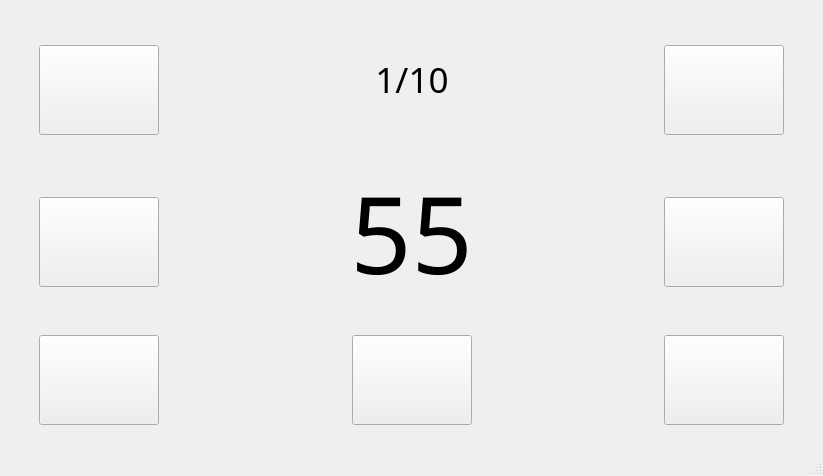
<?xml version="1.0" encoding="UTF-8"?>
<ui version="4.0">
 <class>MainWindow</class>
 <widget class="QMainWindow" name="MainWindow">
  <property name="geometry">
   <rect>
    <x>0</x>
    <y>0</y>
    <width>823</width>
    <height>476</height>
   </rect>
  </property>
  <property name="minimumSize">
   <size>
    <width>480</width>
    <height>320</height>
   </size>
  </property>
  <property name="maximumSize">
   <size>
    <width>4800</width>
    <height>3200</height>
   </size>
  </property>
  <property name="windowTitle">
   <string>MainWindow</string>
  </property>
  <widget class="QWidget" name="centralwidget">
   <layout class="QHBoxLayout" name="horizontalLayout_4">
    <item>
     <spacer name="horizontalSpacer_5">
      <property name="orientation">
       <enum>Qt::Horizontal</enum>
      </property>
      <property name="sizeType">
       <enum>QSizePolicy::Minimum</enum>
      </property>
      <property name="sizeHint" stdset="0">
       <size>
        <width>30</width>
        <height>20</height>
       </size>
      </property>
     </spacer>
    </item>
    <item>
     <layout class="QVBoxLayout" name="verticalLayout">
      <item>
       <spacer name="verticalSpacer">
        <property name="orientation">
         <enum>Qt::Vertical</enum>
        </property>
        <property name="sizeHint" stdset="0">
         <size>
          <width>20</width>
          <height>20</height>
         </size>
        </property>
       </spacer>
      </item>
      <item>
       <layout class="QHBoxLayout" name="horizontalLayout_3">
        <item>
         <widget class="QPushButton" name="button_menu">
          <property name="minimumSize">
           <size>
            <width>120</width>
            <height>90</height>
           </size>
          </property>
          <property name="maximumSize">
           <size>
            <width>85</width>
            <height>70</height>
           </size>
          </property>
          <property name="font">
           <font>
            <pointsize>16</pointsize>
           </font>
          </property>
          <property name="whatsThis">
           <string/>
          </property>
          <property name="accessibleName">
           <string/>
          </property>
          <property name="layoutDirection">
           <enum>Qt::LeftToRight</enum>
          </property>
          <property name="autoFillBackground">
           <bool>false</bool>
          </property>
          <property name="text">
           <string/>
          </property>
          <property name="iconSize">
           <size>
            <width>150</width>
            <height>150</height>
           </size>
          </property>
          <property name="autoRepeatInterval">
           <number>100</number>
          </property>
          <property name="autoDefault">
           <bool>false</bool>
          </property>
          <property name="default">
           <bool>false</bool>
          </property>
          <property name="flat">
           <bool>false</bool>
          </property>
         </widget>
        </item>
        <item>
         <spacer name="horizontalSpacer">
          <property name="orientation">
           <enum>Qt::Horizontal</enum>
          </property>
          <property name="sizeHint" stdset="0">
           <size>
            <width>40</width>
            <height>20</height>
           </size>
          </property>
         </spacer>
        </item>
        <item>
         <layout class="QVBoxLayout" name="verticalLayout_2">
          <item>
           <spacer name="verticalSpacer_8">
            <property name="orientation">
             <enum>Qt::Vertical</enum>
            </property>
            <property name="sizeHint" stdset="0">
             <size>
              <width>20</width>
              <height>40</height>
             </size>
            </property>
           </spacer>
          </item>
          <item>
           <widget class="QLabel" name="coll_params">
            <property name="font">
             <font>
              <family>Siemens AD Sans</family>
              <pointsize>26</pointsize>
             </font>
            </property>
            <property name="text">
             <string>1/10</string>
            </property>
            <property name="alignment">
             <set>Qt::AlignCenter</set>
            </property>
           </widget>
          </item>
          <item>
           <spacer name="verticalSpacer_7">
            <property name="orientation">
             <enum>Qt::Vertical</enum>
            </property>
            <property name="sizeHint" stdset="0">
             <size>
              <width>20</width>
              <height>40</height>
             </size>
            </property>
           </spacer>
          </item>
         </layout>
        </item>
        <item>
         <spacer name="horizontalSpacer_2">
          <property name="orientation">
           <enum>Qt::Horizontal</enum>
          </property>
          <property name="sizeHint" stdset="0">
           <size>
            <width>40</width>
            <height>20</height>
           </size>
          </property>
         </spacer>
        </item>
        <item>
         <widget class="QPushButton" name="button_sort">
          <property name="minimumSize">
           <size>
            <width>120</width>
            <height>90</height>
           </size>
          </property>
          <property name="maximumSize">
           <size>
            <width>85</width>
            <height>70</height>
           </size>
          </property>
          <property name="font">
           <font>
            <pointsize>16</pointsize>
           </font>
          </property>
          <property name="whatsThis">
           <string/>
          </property>
          <property name="accessibleName">
           <string/>
          </property>
          <property name="layoutDirection">
           <enum>Qt::LeftToRight</enum>
          </property>
          <property name="autoFillBackground">
           <bool>false</bool>
          </property>
          <property name="text">
           <string/>
          </property>
          <property name="autoRepeatInterval">
           <number>100</number>
          </property>
          <property name="autoDefault">
           <bool>false</bool>
          </property>
          <property name="default">
           <bool>false</bool>
          </property>
          <property name="flat">
           <bool>false</bool>
          </property>
         </widget>
        </item>
       </layout>
      </item>
      <item>
       <spacer name="verticalSpacer_4">
        <property name="orientation">
         <enum>Qt::Vertical</enum>
        </property>
        <property name="sizeType">
         <enum>QSizePolicy::Minimum</enum>
        </property>
        <property name="sizeHint" stdset="0">
         <size>
          <width>20</width>
          <height>13</height>
         </size>
        </property>
       </spacer>
      </item>
      <item>
       <layout class="QHBoxLayout" name="horizontalLayout_2">
        <item>
         <widget class="QPushButton" name="button_minus">
          <property name="minimumSize">
           <size>
            <width>120</width>
            <height>90</height>
           </size>
          </property>
          <property name="maximumSize">
           <size>
            <width>85</width>
            <height>70</height>
           </size>
          </property>
          <property name="font">
           <font>
            <pointsize>26</pointsize>
           </font>
          </property>
          <property name="text">
           <string/>
          </property>
          <property name="autoRepeatInterval">
           <number>100</number>
          </property>
         </widget>
        </item>
        <item>
         <spacer name="horizontalSpacer_3">
          <property name="orientation">
           <enum>Qt::Horizontal</enum>
          </property>
          <property name="sizeHint" stdset="0">
           <size>
            <width>40</width>
            <height>20</height>
           </size>
          </property>
         </spacer>
        </item>
        <item>
         <widget class="QLabel" name="value">
          <property name="font">
           <font>
            <family>Siemens AD Sans</family>
            <pointsize>80</pointsize>
           </font>
          </property>
          <property name="text">
           <string>55</string>
          </property>
          <property name="alignment">
           <set>Qt::AlignCenter</set>
          </property>
         </widget>
        </item>
        <item>
         <spacer name="horizontalSpacer_4">
          <property name="orientation">
           <enum>Qt::Horizontal</enum>
          </property>
          <property name="sizeHint" stdset="0">
           <size>
            <width>40</width>
            <height>20</height>
           </size>
          </property>
         </spacer>
        </item>
        <item>
         <widget class="QPushButton" name="button_plus">
          <property name="minimumSize">
           <size>
            <width>120</width>
            <height>90</height>
           </size>
          </property>
          <property name="maximumSize">
           <size>
            <width>85</width>
            <height>70</height>
           </size>
          </property>
          <property name="font">
           <font>
            <pointsize>26</pointsize>
           </font>
          </property>
          <property name="text">
           <string/>
          </property>
          <property name="autoRepeatInterval">
           <number>100</number>
          </property>
         </widget>
        </item>
       </layout>
      </item>
      <item>
       <spacer name="verticalSpacer_3">
        <property name="orientation">
         <enum>Qt::Vertical</enum>
        </property>
        <property name="sizeType">
         <enum>QSizePolicy::Minimum</enum>
        </property>
        <property name="sizeHint" stdset="0">
         <size>
          <width>20</width>
          <height>13</height>
         </size>
        </property>
       </spacer>
      </item>
      <item>
       <layout class="QHBoxLayout" name="horizontalLayout">
        <item>
         <widget class="QPushButton" name="button_left">
          <property name="minimumSize">
           <size>
            <width>120</width>
            <height>90</height>
           </size>
          </property>
          <property name="maximumSize">
           <size>
            <width>85</width>
            <height>70</height>
           </size>
          </property>
          <property name="font">
           <font>
            <pointsize>26</pointsize>
           </font>
          </property>
          <property name="text">
           <string/>
          </property>
          <property name="iconSize">
           <size>
            <width>150</width>
            <height>150</height>
           </size>
          </property>
          <property name="autoRepeatInterval">
           <number>100</number>
          </property>
         </widget>
        </item>
        <item>
         <spacer name="horizontalSpacer_7">
          <property name="orientation">
           <enum>Qt::Horizontal</enum>
          </property>
          <property name="sizeHint" stdset="0">
           <size>
            <width>40</width>
            <height>20</height>
           </size>
          </property>
         </spacer>
        </item>
        <item>
         <widget class="QPushButton" name="button_run">
          <property name="minimumSize">
           <size>
            <width>120</width>
            <height>90</height>
           </size>
          </property>
          <property name="maximumSize">
           <size>
            <width>85</width>
            <height>70</height>
           </size>
          </property>
          <property name="font">
           <font>
            <pointsize>26</pointsize>
           </font>
          </property>
          <property name="text">
           <string/>
          </property>
          <property name="iconSize">
           <size>
            <width>150</width>
            <height>150</height>
           </size>
          </property>
          <property name="autoRepeatInterval">
           <number>100</number>
          </property>
         </widget>
        </item>
        <item>
         <spacer name="horizontalSpacer_8">
          <property name="orientation">
           <enum>Qt::Horizontal</enum>
          </property>
          <property name="sizeHint" stdset="0">
           <size>
            <width>40</width>
            <height>20</height>
           </size>
          </property>
         </spacer>
        </item>
        <item>
         <widget class="QPushButton" name="button_right">
          <property name="minimumSize">
           <size>
            <width>120</width>
            <height>90</height>
           </size>
          </property>
          <property name="maximumSize">
           <size>
            <width>85</width>
            <height>70</height>
           </size>
          </property>
          <property name="font">
           <font>
            <pointsize>26</pointsize>
           </font>
          </property>
          <property name="text">
           <string/>
          </property>
          <property name="iconSize">
           <size>
            <width>150</width>
            <height>150</height>
           </size>
          </property>
          <property name="autoRepeatInterval">
           <number>100</number>
          </property>
         </widget>
        </item>
       </layout>
      </item>
      <item>
       <spacer name="verticalSpacer_2">
        <property name="orientation">
         <enum>Qt::Vertical</enum>
        </property>
        <property name="sizeType">
         <enum>QSizePolicy::Minimum</enum>
        </property>
        <property name="sizeHint" stdset="0">
         <size>
          <width>20</width>
          <height>30</height>
         </size>
        </property>
       </spacer>
      </item>
     </layout>
    </item>
    <item>
     <spacer name="horizontalSpacer_6">
      <property name="orientation">
       <enum>Qt::Horizontal</enum>
      </property>
      <property name="sizeType">
       <enum>QSizePolicy::Minimum</enum>
      </property>
      <property name="sizeHint" stdset="0">
       <size>
        <width>30</width>
        <height>20</height>
       </size>
      </property>
     </spacer>
    </item>
   </layout>
  </widget>
  <widget class="QMenuBar" name="menubar">
   <property name="geometry">
    <rect>
     <x>0</x>
     <y>0</y>
     <width>823</width>
     <height>26</height>
    </rect>
   </property>
  </widget>
  <widget class="QStatusBar" name="statusbar"/>
 </widget>
 <resources/>
 <connections/>
</ui>
